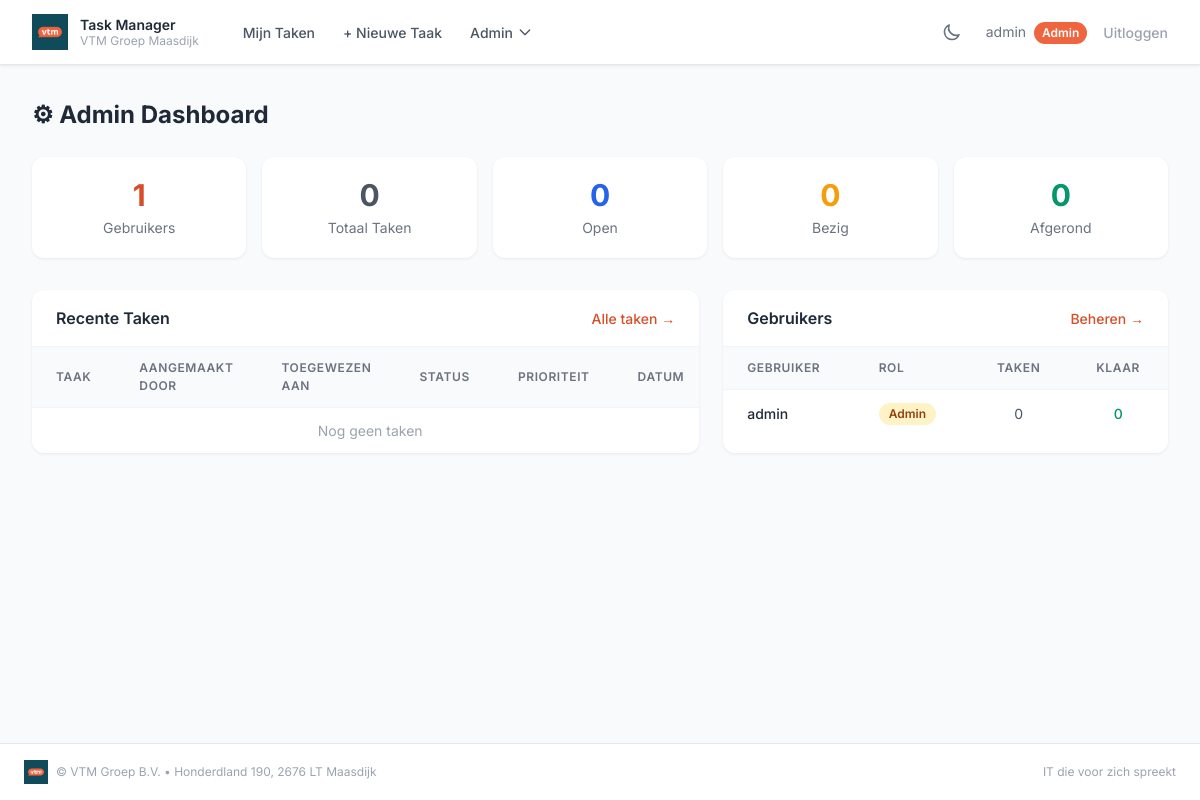
/admin (signed in), run on an earlier commit of the app's database.
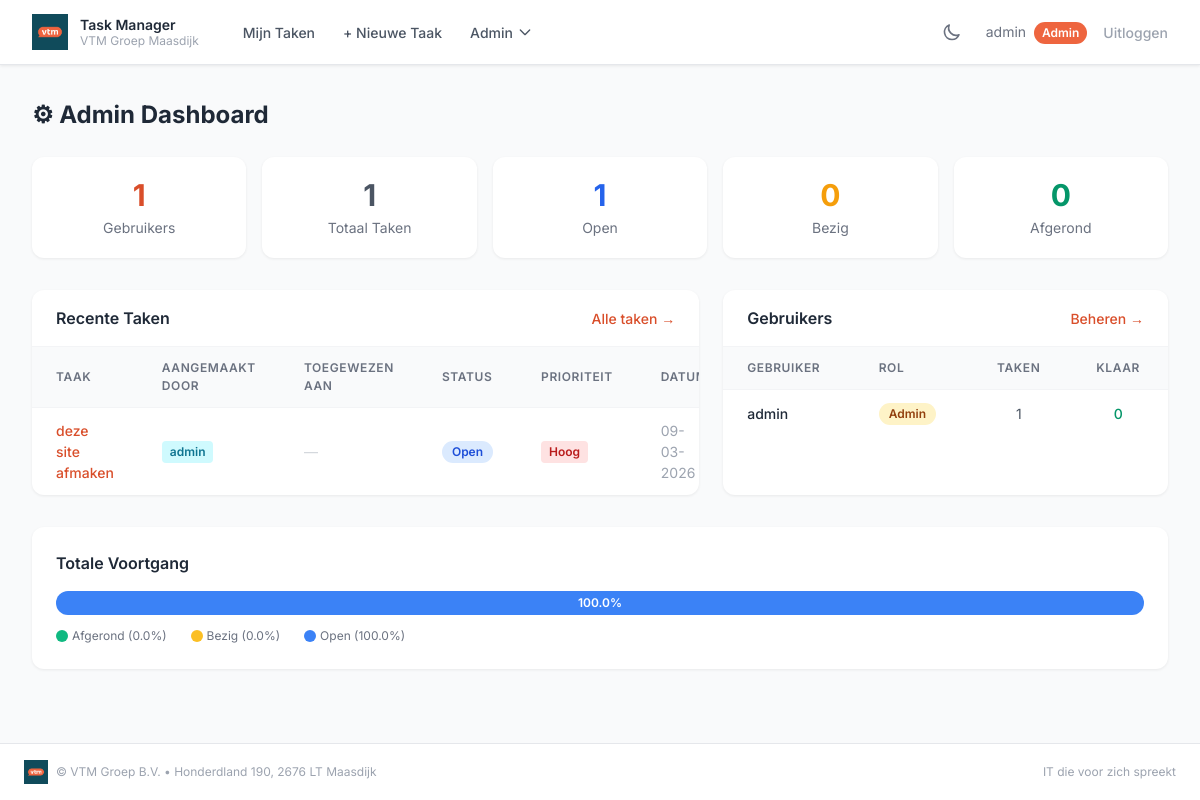
And on a later commit of the database.
### app.py (models this page shows, shortened)
class User(UserMixin, db.Model):
    id = db.Column(db.Integer, primary_key=True)
    username = db.Column(db.String(80), unique=True, nullable=False)
    email = db.Column(db.String(120), unique=True, nullable=False)
    password_hash = db.Column(db.String(256), nullable=False)
    role = db.Column(db.String(10), nullable=False, default='user')   # 'admin' of 'user'
    display_name = db.Column(db.String(100), nullable=True)
    bio = db.Column(db.Text, nullable=True)
    avatar_color = db.Column(db.String(7), nullable=False, default='#ee653f')
    tasks = db.relationship('Task', backref='owner', lazy=True, foreign_keys='Task.user_id')
    assigned_tasks = db.relationship('Task', backref='assignee', lazy=True, foreign_keys='Task.assigned_to_id')
    @property
    def is_admin(self):
        return self.role == 'admin'

class Task(db.Model):
    id = db.Column(db.Integer, primary_key=True)
    title = db.Column(db.String(200), nullable=False)
    description = db.Column(db.Text, default='')
    status = db.Column(db.String(20), nullable=False, default='open')  # open, bezig, afgerond
    priority = db.Column(db.String(10), nullable=False, default='normaal')  # laag, normaal, hoog
    created_at = db.Column(db.DateTime, default=datetime.utcnow)
    due_date = db.Column(db.Date, nullable=True)
    user_id = db.Column(db.Integer, db.ForeignKey('user.id'), nullable=False)
    assigned_to_id = db.Column(db.Integer, db.ForeignKey('user.id'), nullable=True)

### app.py (the view)
@app.route('/admin')
@login_required
def admin_dashboard():
    if not current_user.is_admin:
        flash('Alleen admins hebben toegang.', 'danger')
        return redirect(url_for('tasks'))
    total_users = User.query.count()
    total_tasks = Task.query.count()
    open_tasks = Task.query.filter_by(status='open').count()
    bezig_tasks = Task.query.filter_by(status='bezig').count()
    done_tasks = Task.query.filter_by(status='afgerond').count()
    recent_tasks = Task.query.order_by(Task.created_at.desc()).limit(10).all()
    users = User.query.order_by(User.username).all()
    return render_template('admin_dashboard.html',
                           total_users=total_users, total_tasks=total_tasks,
                           open_tasks=open_tasks, bezig_tasks=bezig_tasks,
                           done_tasks=done_tasks, recent_tasks=recent_tasks,
                           users=users)

### app.py (called while the page is built)
@login_manager.user_loader
def load_user(user_id):
    return db.session.get(User, int(user_id))

### templates/admin_dashboard.html (shortened to what the changed rows need)
{% extends "base.html" %}
{% block content %}
<h2 class="page-title">⚙ Admin Dashboard</h2>
<div class="stat-grid">
    <div class="stat-card">
        <div class="stat-value stat-value--default">{{ total_tasks }}</div>
        <div class="stat-label">Totaal Taken</div>
    </div>
    <div class="stat-card">
        <div class="stat-value stat-value--open">{{ open_tasks }}</div>
        <div class="stat-label">Open</div>
    </div>
</div>
<div class="dashboard-grid">
    <div class="table-card">
        <div class="table-scroll">
            <table class="data-table">
                <thead>
                    <tr>
                        <th>Taak</th>
                        <th>Aangemaakt door</th>
                        <th>Toegewezen aan</th>
                        <th>Status</th>
                        <th>Prioriteit</th>
                        <th>Datum</th>
                    </tr>
                </thead>
                <tbody>
                    {% for task in recent_tasks %}
                    <tr>
                        <td>
                            <a href="{{ url_for('task_edit', task_id=task.id) }}" class="card-link">
                                {{ task.title[:40] }}{% if task.title|length > 40 %}…{% endif %}
                            </a>
                        </td>
                        <td><span class="badge badge--sm badge--owner">{{ task.owner.username }}</span></td>
                        <td>
                            {% if task.assignee %}
                            <span class="badge badge--sm badge--assignee">{{ task.assignee.username }}</span>
                            {% else %}
                            <span class="table-empty-cell">—</span>
                            {% endif %}
                        </td>
                        <td><span class="badge badge--{{ task.status }}">{{ task.status | capitalize }}</span></td>
                        <td><span class="badge badge--sm badge--{{ task.priority }}">{{ task.priority | capitalize }}</span></td>
                        <td class="table-date-cell">{{ task.created_at.strftime('%d-%m-%Y') }}</td>
                    </tr>
                    {% else %}
                    <tr><td colspan="6" class="table-empty-message">Nog geen taken</td></tr>
                    {% endfor %}
                </tbody>
            </table>
        </div>
    </div>
    <div class="table-card">
        <div class="table-scroll">
            <table class="data-table">
                <thead>
                    <tr>
                        <th>Gebruiker</th>
                        <th>Rol</th>
                        <th style="text-align:center">Taken</th>
                        <th style="text-align:center">Klaar</th>
                    </tr>
                </thead>
                <tbody>
                    {% for user in users %}
                    <tr>
                        <td class="table-username">{{ user.username }}</td>
                        <td>
                            {% if user.is_admin %}
                            <span class="badge badge--admin">Admin</span>
                            {% else %}
                            <span class="badge badge--user-role">User</span>
                            {% endif %}
                        </td>
                        <td class="table-count" style="text-align:center">{{ user.tasks | length }}</td>
                        <td class="table-done-count" style="text-align:center">{{ user.tasks | selectattr('status', 'equalto', 'afgerond') | list | length }}</td>
                    </tr>
                    {% endfor %}
                </tbody>
            </table>
        </div>
    </div>
</div>
{% if total_tasks > 0 %}
<div class="progress-card">
    <h3 class="card-title" style="margin-bottom:1rem;">Totale Voortgang</h3>
    {% set done_pct = (done_tasks / total_tasks * 100) | round(1) %}
    {% set bezig_pct = (bezig_tasks / total_tasks * 100) | round(1) %}
    {% set open_pct = (open_tasks / total_tasks * 100) | round(1) %}
    <div class="progress-bar">
        <div class="progress-segment" style="background:#3b82f6;color:#fff;" data-width="{{ open_pct }}">{% if open_pct > 8 %}{{ open_pct }}%{% endif %}</div>
    </div>
    <div class="progress-legend">
        <span class="progress-legend-item"><span class="legend-dot" style="background:#10b981;"></span> Afgerond ({{ done_pct }}%)</span>
        <span class="progress-legend-item"><span class="legend-dot" style="background:#fbbf24;"></span> Bezig ({{ bezig_pct }}%)</span>
        <span class="progress-legend-item"><span class="legend-dot" style="background:#3b82f6;"></span> Open ({{ open_pct }}%)</span>
    </div>
</div>
{% endif %}
{% endblock %}

### templates/base.html (shortened to what this page needs)
<!doctype html>
<html lang="nl" x-data="{ darkMode: localStorage.getItem('darkMode') === 'true' }" :class="{ 'dark': darkMode }" x-init="$watch('darkMode', val => localStorage.setItem('darkMode', val))">
<head>
    <script src="https://cdn.tailwindcss.com"></script>
    <link rel="stylesheet" href="{{ url_for('static', filename='css/style.css') }}">
</head>
<body>
    {% if current_user.is_authenticated %}
    <nav class="navbar" x-data="{ mobileOpen: false }">
        <div class="navbar-container">
            <div class="navbar-inner">
                <div class="flex items-center gap-8">
                    <a href="{{ url_for('tasks') }}" class="flex items-center gap-3">
                        <img src="{{ url_for('static', filename='images/VTM logo.png') }}" alt="VTM logo" class="vtm-logo-img">
                        <div class="hidden sm:block">
                            <span class="nav-brand-name">Task Manager</span>
                            <span class="nav-brand-sub">VTM Groep Maasdijk</span>
                        </div>
                    </a>
                    <div class="hidden md:flex items-center gap-1">
                        <a href="{{ url_for('tasks') }}" class="nav-link">Mijn Taken</a>
                        <a href="{{ url_for('task_create') }}" class="nav-link">+ Nieuwe Taak</a>
                        {% if current_user.is_admin %}
                        <div class="relative" x-data="{ open: false }">
                            <button @click="open = !open" @click.outside="open = false" class="nav-link">
                                Admin
                                <svg class="w-4 h-4" fill="none" stroke="currentColor" viewBox="0 0 24 24"><path stroke-linecap="round" stroke-linejoin="round" stroke-width="2" d="M19 9l-7 7-7-7"/></svg>
                            </button>
                        </div>
                        {% endif %}
                    </div>
                </div>
                <div class="hidden md:flex items-center gap-4">
                    <button @click="darkMode = !darkMode" class="dark-toggle" title="Dark mode toggle">
                        <svg x-show="!darkMode" class="w-5 h-5" fill="none" stroke="currentColor" viewBox="0 0 24 24"><path stroke-linecap="round" stroke-linejoin="round" stroke-width="2" d="M20.354 15.354A9 9 0 018.646 3.646 9.003 9.003 0 0012 21a9.003 9.003 0 008.354-5.646z"/></svg>
                    </button>
                    <a href="{{ url_for('profile') }}" class="nav-user-info nav-user-link">
                        {{ current_user.display_name or current_user.username }}
                        {% if current_user.is_admin %}<span class="badge--vtm-admin">Admin</span>{% endif %}
                    </a>
                    <a href="{{ url_for('logout') }}" class="nav-logout-link">Uitloggen</a>
                </div>
            </div>
        </div>
    </nav>
    {% endif %}
    <main class="main-content">
        {% block content %}{% endblock %}
    </main>
    <footer class="footer">
        <div class="footer-inner">
            <div class="footer-brand">
                <img src="{{ url_for('static', filename='images/VTM logo.png') }}" alt="VTM logo" class="vtm-logo-img--sm">
                <span class="footer-text">&copy; VTM Groep B.V. &bull; Honderdland 190, 2676 LT Maasdijk</span>
            </div>
            <span class="footer-text">IT die voor zich spreekt</span>
        </div>
    </footer>
</body>
</html>

What changed in the data, as far as the page shows it:
computed for User "admin": tasks|length "0" → "1"
added Task: title "deze site afmaken", owner.username "admin", status "Open", priority "Hoog", created_at "09-03-2026"
Also different on the page:
{{ total_tasks }}: "0" → "1"
{{ open_tasks }}: "0" → "1"
{{ open_pct }}: (not shown) → "100.0"
{{ done_pct }}: (not shown) → "0.0"
{{ bezig_pct }}: (not shown) → "0.0"
text no longer shown: "Nog geen taken"
text now shown: "Totale Voortgang % Afgerond ( %) Bezig ( %) Open ( %)"
